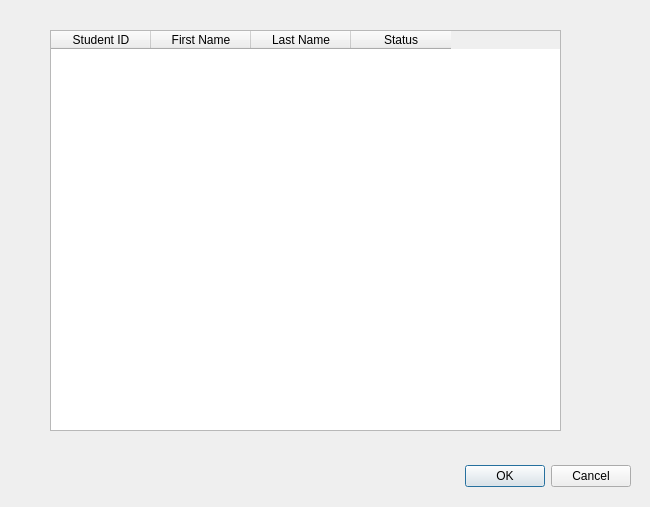
<?xml version="1.0" encoding="UTF-8"?>
<ui version="4.0">
 <class>Dialog</class>
 <widget class="QDialog" name="Dialog">
  <property name="geometry">
   <rect>
    <x>0</x>
    <y>0</y>
    <width>650</width>
    <height>507</height>
   </rect>
  </property>
  <property name="windowTitle">
   <string>Dialog</string>
  </property>
  <widget class="QDialogButtonBox" name="buttonBox">
   <property name="geometry">
    <rect>
     <x>290</x>
     <y>460</y>
     <width>341</width>
     <height>32</height>
    </rect>
   </property>
   <property name="orientation">
    <enum>Qt::Horizontal</enum>
   </property>
   <property name="standardButtons">
    <set>QDialogButtonBox::Cancel|QDialogButtonBox::Ok</set>
   </property>
  </widget>
  <widget class="QTableWidget" name="tableWidget">
   <property name="geometry">
    <rect>
     <x>50</x>
     <y>30</y>
     <width>511</width>
     <height>401</height>
    </rect>
   </property>
   <column>
    <property name="text">
     <string>Student ID</string>
    </property>
   </column>
   <column>
    <property name="text">
     <string>First Name</string>
    </property>
   </column>
   <column>
    <property name="text">
     <string>Last Name</string>
    </property>
   </column>
   <column>
    <property name="text">
     <string>Status</string>
    </property>
   </column>
  </widget>
 </widget>
 <resources/>
 <connections>
  <connection>
   <sender>buttonBox</sender>
   <signal>accepted()</signal>
   <receiver>Dialog</receiver>
   <slot>accept()</slot>
   <hints>
    <hint type="sourcelabel">
     <x>248</x>
     <y>254</y>
    </hint>
    <hint type="destinationlabel">
     <x>157</x>
     <y>274</y>
    </hint>
   </hints>
  </connection>
  <connection>
   <sender>buttonBox</sender>
   <signal>rejected()</signal>
   <receiver>Dialog</receiver>
   <slot>reject()</slot>
   <hints>
    <hint type="sourcelabel">
     <x>316</x>
     <y>260</y>
    </hint>
    <hint type="destinationlabel">
     <x>286</x>
     <y>274</y>
    </hint>
   </hints>
  </connection>
 </connections>
</ui>
